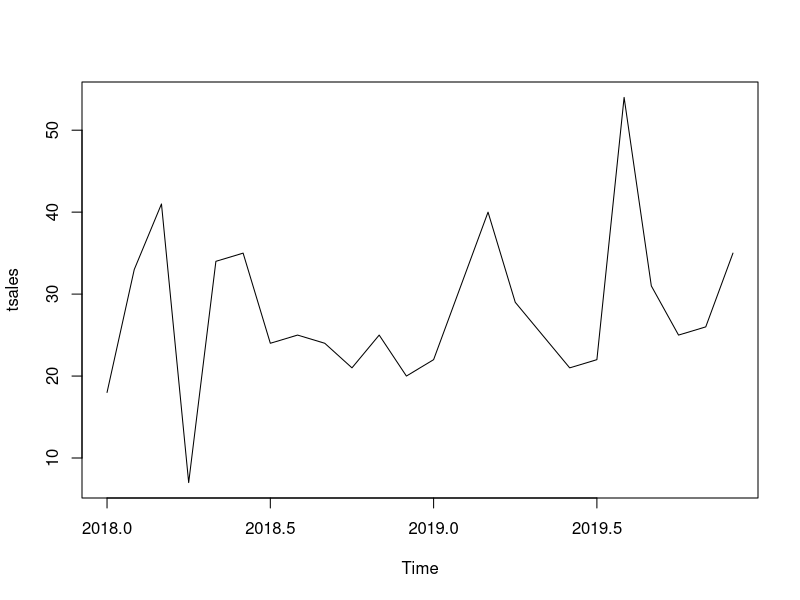
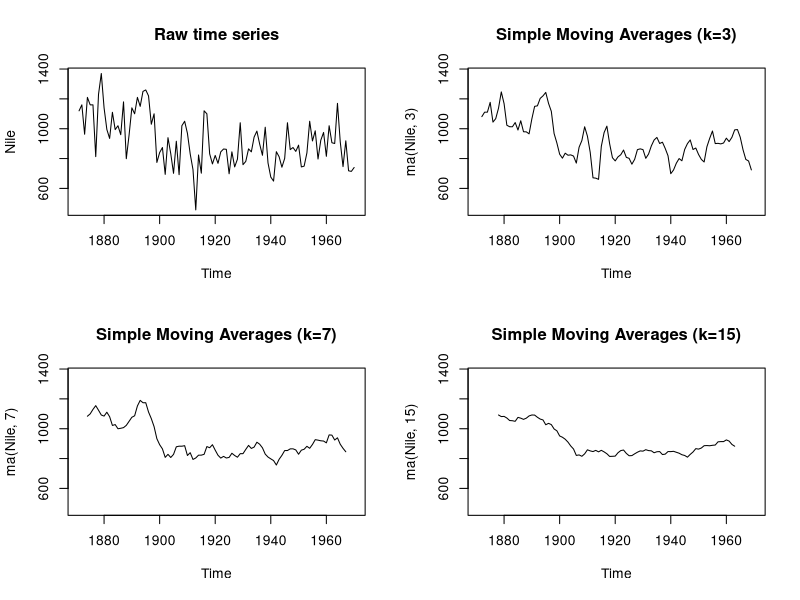
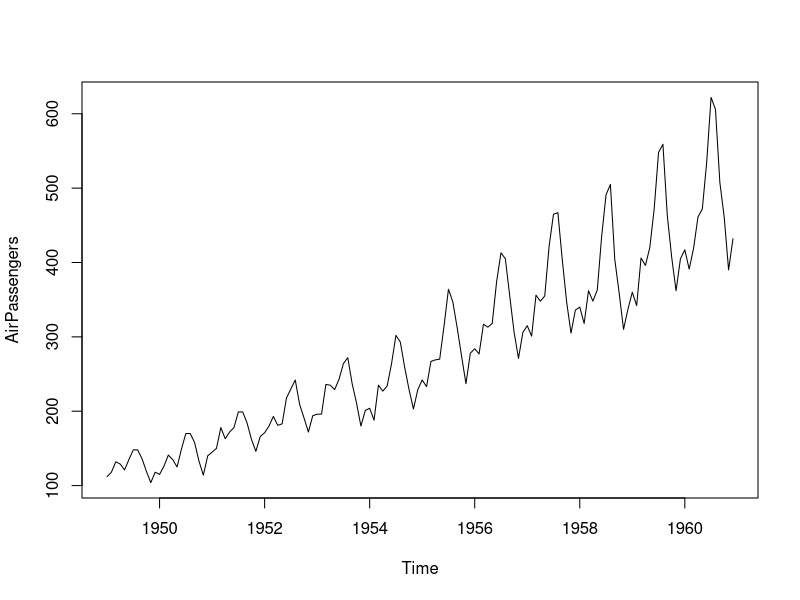
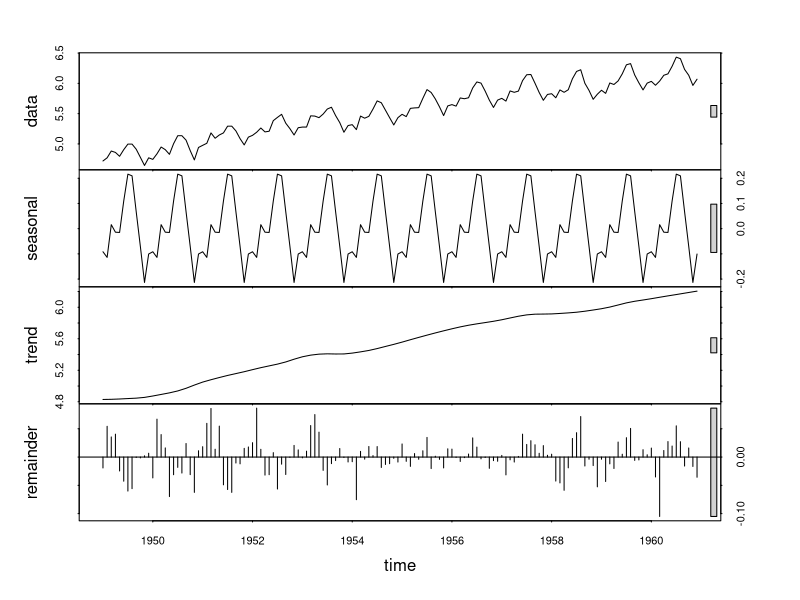
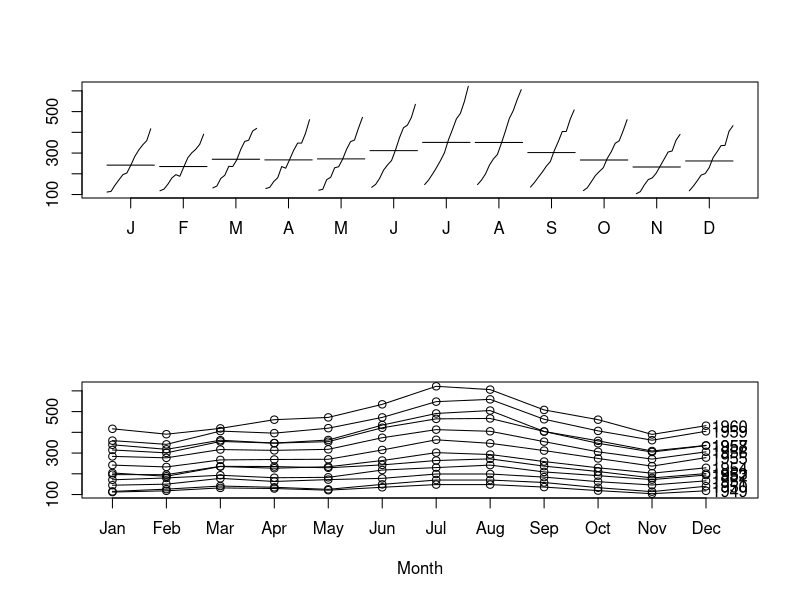
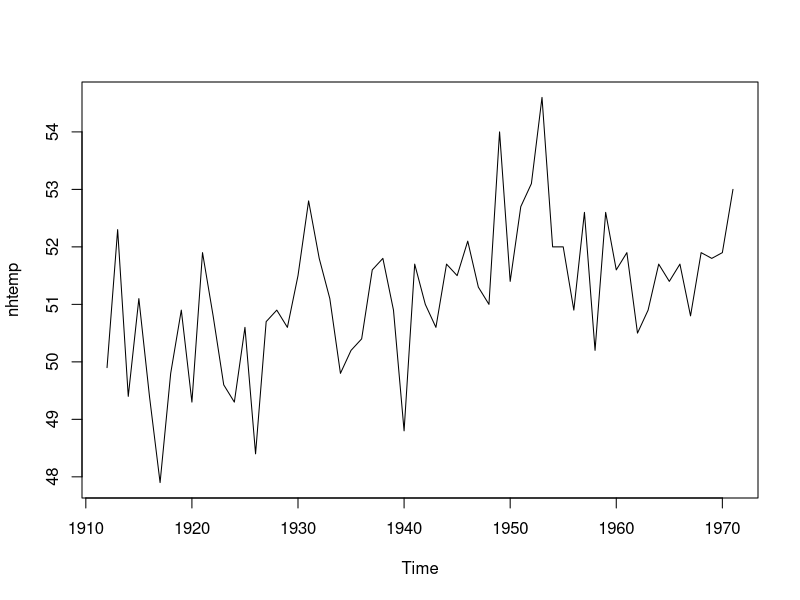
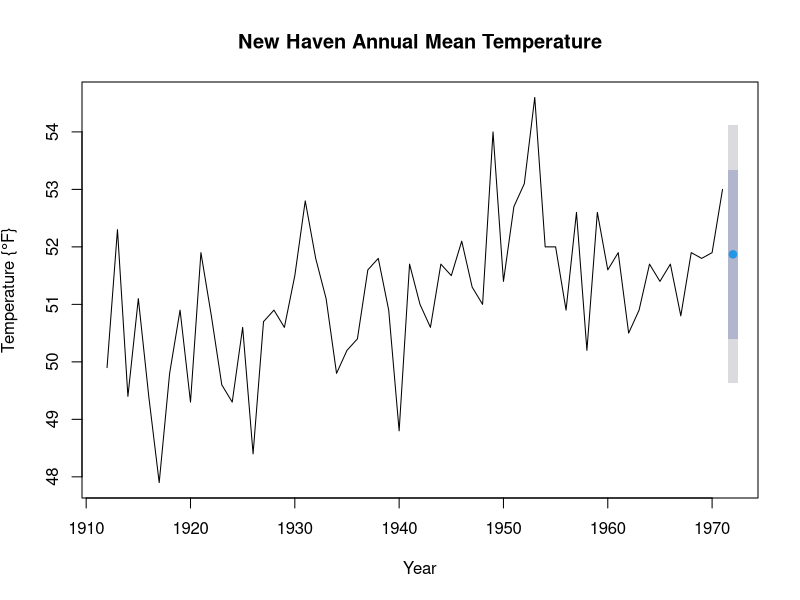
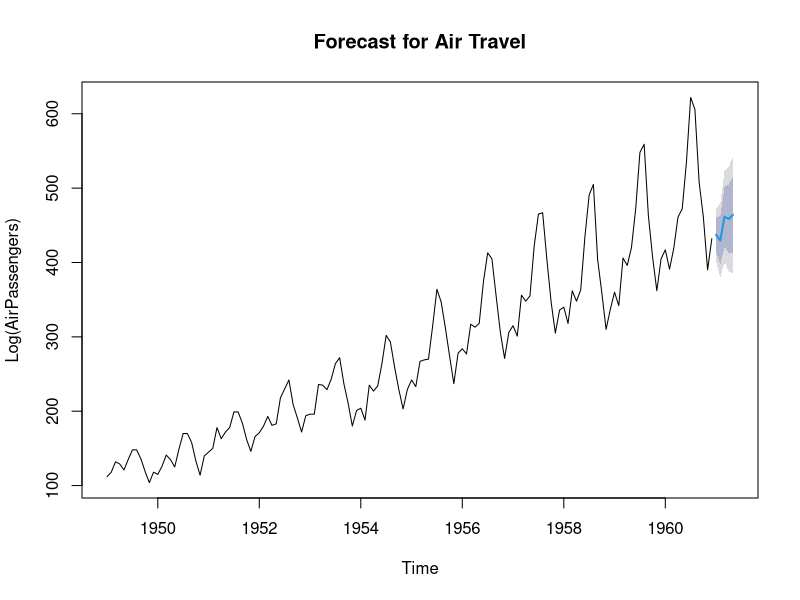

These figures' R source, in order:
# 15.1
sales <- c(18, 33, 41,  7, 34, 35, 24, 25, 24, 21, 25, 20,
           22, 31, 40, 29, 25, 21, 22, 54, 31, 25, 26, 35)
(tsales <- ts(sales, start=c(2018, 1), frequency=12))
plot(tsales)
start(tsales)
frequency(tsales)

(tsales.subset <- window(tsales, start=c(2018, 5), end=c(2019, 6)))

# 15.2
library(forecast)
opar <- par(no.readonly=TRUE)
par(mfrow=c(2,2))
ylim <- c(min(Nile), max(Nile))
plot(Nile, main="Raw time series")
plot(ma(Nile, 3), main="Simple Moving Averages (k=3)", ylim=ylim)
plot(ma(Nile, 7), main="Simple Moving Averages (k=7)", ylim=ylim)
plot(ma(Nile, 15), main="Simple Moving Averages (k=15)", ylim=ylim)
par(opar)

summary(AirPassengers)
plot(AirPassengers)

data <- log(AirPassengers)
summary(data)
fit <- stl(data, s.window="period")
summary(fit)
plot(fit)

fit$time.series
exp(fit$time.series)

opar <- par(no.readonly=TRUE)
library(forecast)
par(mfrow=c(2,1))
monthplot(AirPassengers, xlab="",  ylab="")
seasonplot(AirPassengers, year.labels="TRUE", main="")
par(opar)

# 15.3
library(forecast)
summary(nhtemp)
plot(nhtemp)
fit.ann <- ets(nhtemp, model="ANN")
summary(fit.ann)

plot(forecast(fit.ann, 1),
     xlab="Year", ylab=expression(paste("Temperature {", degree*F, "}")),
     main="New Haven Annual Mean Temperature")
accuracy(fit.ann)

fit.aan <- ets(nhtemp, model="AAN")
summary(fit.aan)

accuracy(fit.ann)
accuracy(fit.aan)

library(forecast)
(fit.aaa <- ets(AirPassengers, model="AAA"))
(pred.aaa <- forecast(fit.aaa, 5))
plot(pred.aaa, main="Forecast for Air Travel",
     xlab="Time", ylab="Log(AirPassengers)")

pred.aaa$mean <- exp(pred.aaa$mean)
pred.aaa$lower <- exp(pred.aaa$lower)
pred.aaa$upper <- exp(pred.aaa$upper)
p <- cbind(pred.aaa$mean, pred.aaa$lower, pred.aaa$upper)
dimnames(p)[[2]]
p

(fit.mmm <- ets(AirPassengers, model="MMM"))
(pred.mmm <- forecast(fit.mmm, 5))
plot(pred.mmm, main="Forecast for Air Travel",
     xlab="Time", ylab="Log(AirPassengers)")

pred.mmm$mean <- exp(pred.mmm$mean)
pred.mmm$lower <- exp(pred.mmm$lower)
pred.mmm$upper <- exp(pred.mmm$upper)
p <- cbind(pred.mmm$mean, pred.mmm$lower, pred.mmm$upper)
dimnames(p)[[2]]
p

accuracy(pred.aaa)
accuracy(pred.mmm)

library(forecast)
(fit <- ets(JohnsonJohnson))
plot(forecast(fit), main="JNJ Forecasts",
     xlab="Time", ylab="Earnings")
forecast(fit)

forecast(fit, 40*4)